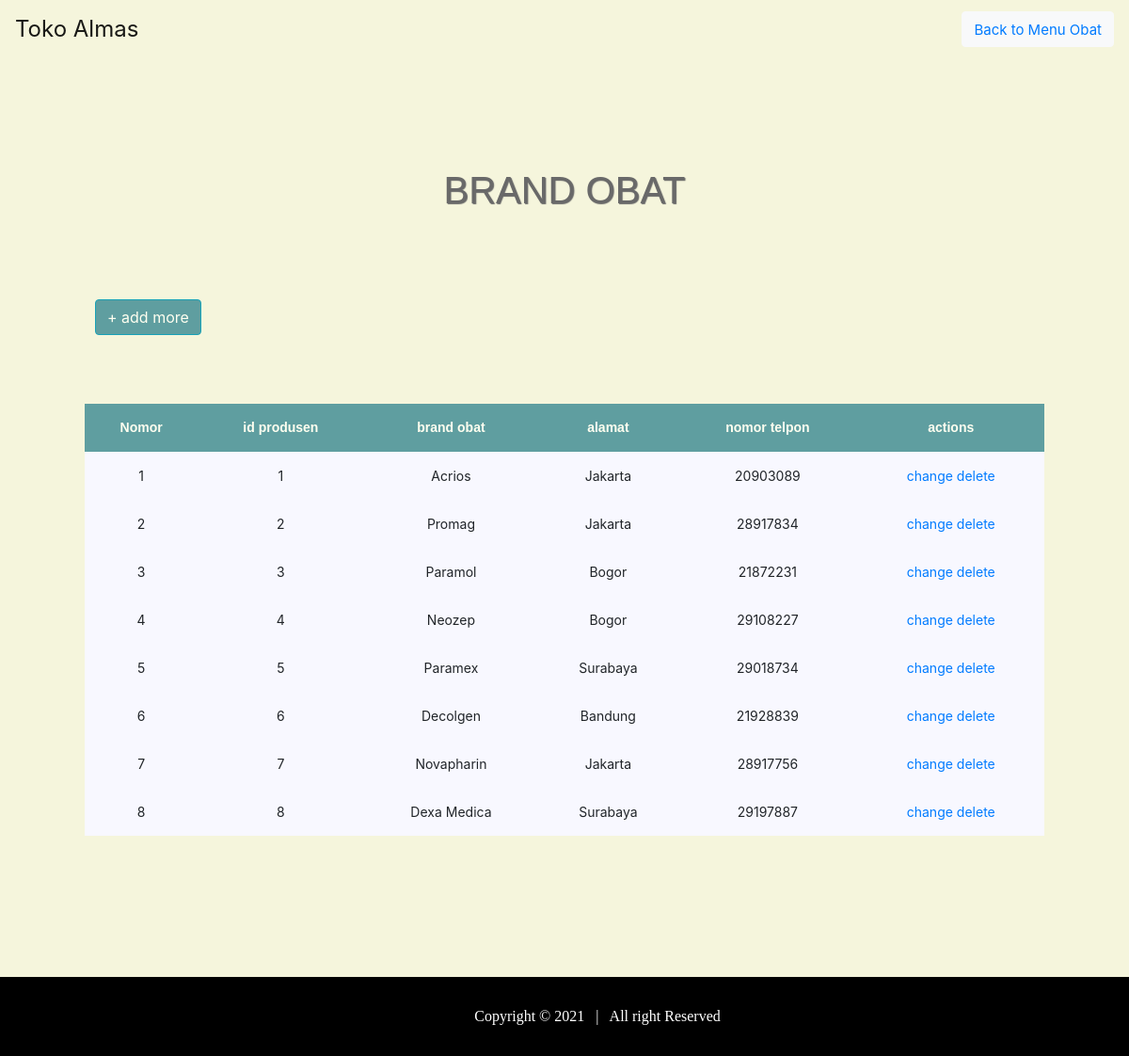
The app's page /produsen.php (signed in) with its own data.
### tables this page shows
CREATE TABLE `produsen` (
  `id_produsen` int(20) NOT NULL,
  `nomor_produksi_obat` int(20) NOT NULL,
  `brand_obat` varchar(20) NOT NULL,
  `id_jenis` int(20) NOT NULL,
  `alamat` varchar(50) NOT NULL,
  `no_telp` int(20) NOT NULL,
  `kode_obat` int(20) NOT NULL
);

### functions.php (called while the page is built, shortened)
<?php
$conn = mysqli_connect("localhost", "root", "", "almassistem");
function query($query) {
    global $conn;
    $result = mysqli_query($conn, $query);
    $rows = [];
    while ($row = mysqli_fetch_assoc($result)) {
      $rows[] = $row;
    }
    return $rows;
  }
?>

### produsen.php (the view, shortened to what this page needs)
<?php
require 'functions.php';
$produsen = query("SELECT * FROM produsen");
 ?>
<!DOCTYPE html>
<html lang="en">
<head>
    <link rel="stylesheet" href="https://cdn.jsdelivr.net/npm/bootstrap@4.5.3/dist/css/bootstrap.min.css">
    <link rel="stylesheet" type="text/css" href="style.css">
    <link rel="stylesheet" href="https://cdn.jsdelivr.net/npm/bootstrap@4.5.3/dist/css/bootstrap.min.css">
    <link rel="stylesheet" type="text/css" href="styleobat.css">
</head>
<body>
<header>
        <nav class="navbar navbar-expand-lg navbar-light bg-transparent">
            <a class="navbar-brand text-black" >Toko Almas</a>
            <div class="collapse navbar-collapse" id="navbarSupportedContent">
                <ul class="navbar-nav ml-auto">
                    <li class="nav-item">
                        <button type="button" class="btn btn-light"><a href="menukedua.php" style="font-size: 15px;">Back to Menu Obat</a></button>
                    </li>
                </ul>
            </div>
        </nav>
    </header>
    <p>BRAND OBAT</p>
    <button type="button" class="btn btn-info" style="margin-top: 70px; margin-left: 101px; background-color: CadetBlue;"> <a href="tambahprodusen.php" style="color: Ivory;">+ add more</a></button>
    <br> <br>
    <br>
    <table align="center" border="1" cellpadding="10" cellspacing="0">
        <tr>
            <th>Nomor</th>
            <th>id produsen</th>
            <th> brand obat</th>
            <th>alamat</th>
            <th>nomor telpon</th>
            <th>actions</th>
        </tr>
        <?php $i = 1; ?>
        <?php foreach ($produsen as $row) : ?>
        <tr>
            <td><?= $i; ?></td>
            <td> <?= $row["id_produsen"]; ?> </td>
            <td> <?= $row["brand_obat"]; ?> </td>
            <td>  <?= $row["alamat"]; ?> </td>
            <td>  <?= $row["no_telp"]; ?> </td>
            <td>
                <a href="ubahprodusen.php?id_produsen= <?= $row["id_produsen"]; ?>">change</a>
                <a href="hapusprodusen.php?id_produsen=<?= $row["id_produsen"]; ?>"onclick="return confirm('apakan anda yakin akan meenghapus data?');">delete </a>
            </td>
        </tr>
        <?php $i++; ?>
        <?php endforeach; ?>
    </table>
</body>
<footer>
        <div class='footer-left' style="text-align: center;">
          Copyright  &#169; 2021 &nbsp;&nbsp;|&nbsp;&nbsp;  All right Reserved
        </div>
    </footer>
</html>

### style.css (style rules this page uses)
.navbar-brand { font-size: 18pt; }

### styleobat.css (style rules this page uses)
.navbar-brand { font-size: 24px; }
body { padding: 0; margin: 0; background-color: Beige; }
p { text-align: center; padding-top: 110px; color: DimGrey; text-shadow: 1px 1px 1px #696969; font-family: Arial, Sans-serif; font-size: 40px; }
table, th, td { text-align: center; border: 1px Ivory; border-collapse: collapse; }
th { background-color: CadetBlue; color: Ivory; font-family: Arial, Helvetica, sans-serif;; font-size: 14px; }
td { background-color: GhostWhite; font-size: 14px; }
th, td { padding: 15px; }
table { margin-top: 25px; margin-bottom: 20px; width: 85%; }
footer { background-color: black; color: white; font-family: 'EB Garamond'; padding: 30px 30px 30px 100px; margin-top: 150px; }

### records on screen
produsen: id_produsen "1", brand_obat "Acrios", alamat "Jakarta", no_telp "20903089"
produsen: id_produsen "2", brand_obat "Promag", alamat "Jakarta", no_telp "28917834"
produsen: id_produsen "3", brand_obat "Paramol", alamat "Bogor", no_telp "21872231"
produsen: id_produsen "4", brand_obat "Neozep", alamat "Bogor", no_telp "29108227"
produsen: id_produsen "5", brand_obat "Paramex", alamat "Surabaya", no_telp "29018734"
produsen: id_produsen "6", brand_obat "Decolgen", alamat "Bandung", no_telp "21928839"
produsen: id_produsen "7", brand_obat "Novapharin", alamat "Jakarta", no_telp "28917756"
produsen: id_produsen "8", brand_obat "Dexa Medica", alamat "Surabaya", no_telp "29197887"
